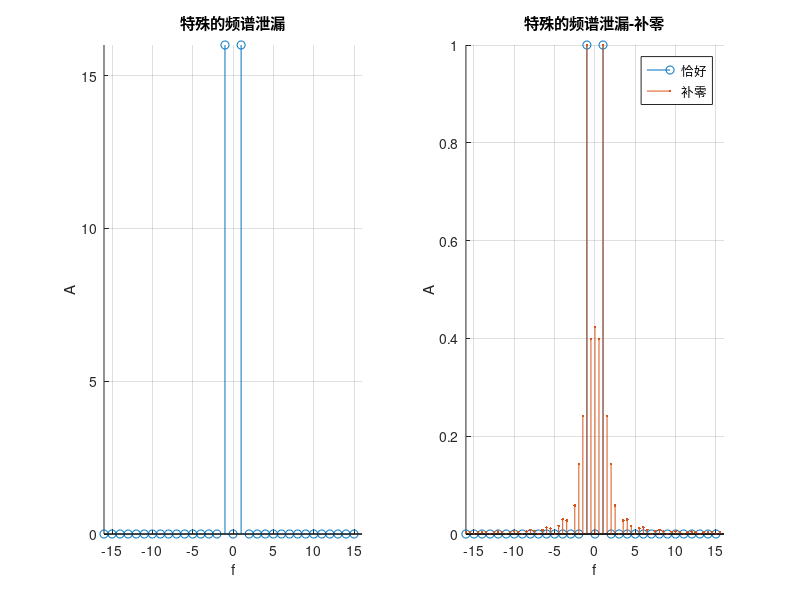

Write MATLAB code to recreate this figure.
%--fft频谱泄漏特殊事例，恰好采样到零点sl：Spectrum leakage--%
clc;clear all;close all;
fs = 32;N = 32;
t = 0:1/fs:1-1/fs;
x = sin(2*pi*t);
% figure;
% plot(x);
y = fftshift(fft(x,N));
fx1 = -fs/2:fs/length(y):fs/2-fs/length(y);
figure;
subplot(121);hold on;grid on;
stem(fx1,abs(y));
axis([-fs/2,fs/2,-inf,inf]);
xlabel('f');ylabel('A');title('特殊的频谱泄漏');

t2 = 0:1/fs:1+0.5;
x2 = sin(2*pi*t2);
y2 = fftshift(fft(x2,2*N));

fx2 = -fs/2:fs/length(y2):fs/2-fs/length(y2);
subplot(122);hold on;grid on;
stem(fx1,abs(y)./max(abs(y)));
stem(fx2,abs(y2)./max(abs(y2)),'.');
legend('恰好','补零');
axis([-fs/2,fs/2,-inf,inf]);
xlabel('f');ylabel('A');title('特殊的频谱泄漏-补零');
